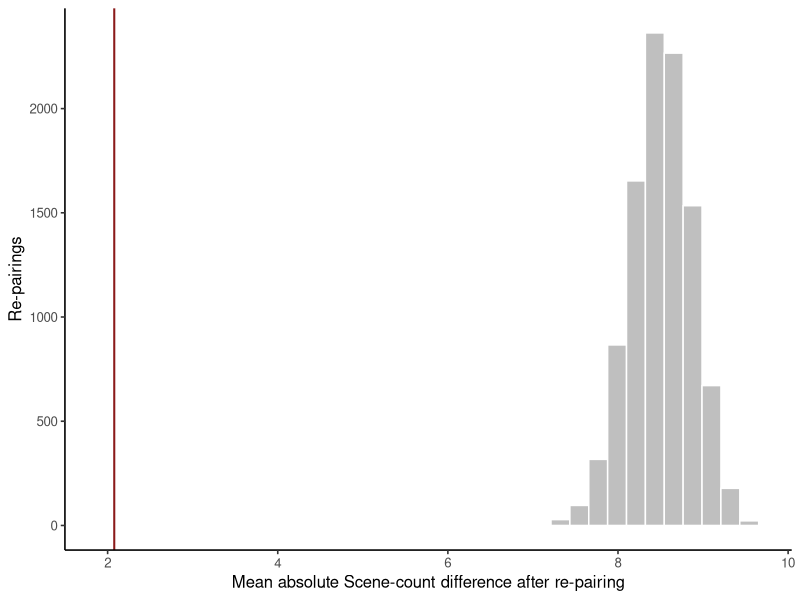

Generate this figure with R:
## ---- chunk 1
#| label: ucca-aligned-difference
library(ggplot2)

ucca <- read.csv(
  "data/ucca-french-english/passage-counts.csv",
  stringsAsFactors = FALSE
)
english <- ucca[ucca$language == "en", ]
french <- ucca[ucca$language == "fr", ]
english <- english[order(english$pair_id), ]
french <- french[order(french$pair_id), ]
stopifnot(identical(english$pair_id, french$pair_id))

pairs <- data.frame(
  pair_id = english$pair_id,
  english_scenes = english$scene_count,
  french_scenes = french$scene_count,
  english_terminals = english$terminal_count,
  french_terminals = french$terminal_count
)
pairs$absolute_difference <- abs(pairs$french_scenes - pairs$english_scenes)
pairs$english_rate <- 100 * pairs$english_scenes / pairs$english_terminals
pairs$french_rate <- 100 * pairs$french_scenes / pairs$french_terminals

delta_aligned <- mean(pairs$absolute_difference)
rate_delta_aligned <- mean(abs(pairs$french_rate - pairs$english_rate))
stopifnot(abs(delta_aligned - 320 / 154) < 1e-12)

data.frame(
  pairs = nrow(pairs),
  mean_absolute_scene_difference = delta_aligned,
  mean_absolute_difference_per_100_terminals = rate_delta_aligned
)
## ---- chunk 2
#| label: ucca-repairing
set.seed(20261018)
re_pairings <- 9999L
repaired_delta <- replicate(
  re_pairings,
  mean(abs(sample(pairs$french_scenes) - pairs$english_scenes))
)
lower_tail_fraction <-
  (1 + sum(repaired_delta <= delta_aligned)) / (re_pairings + 1)

stopifnot(abs(lower_tail_fraction - 0.0001) < 1e-12)

data.frame(
  aligned_difference = delta_aligned,
  mean_repaired_difference = mean(repaired_delta),
  minimum_repaired_difference = min(repaired_delta),
  maximum_repaired_difference = max(repaired_delta),
  descriptive_lower_tail_fraction = lower_tail_fraction
)
## ---- chunk 3
#| label: plot-ucca-repairing
#| fig-cap: "Mean absolute Scene-count differences after arbitrary re-pairing. The line is the source-order aligned value."
ggplot(data.frame(mean_absolute_difference = repaired_delta),
       aes(mean_absolute_difference)) +
  geom_histogram(bins = 35, fill = "grey75", color = "white") +
  geom_vline(xintercept = delta_aligned, color = "#8B1A1A", linewidth = 0.7) +
  labs(x = "Mean absolute Scene-count difference after re-pairing",
       y = "Re-pairings") +
  theme_classic(base_size = 12)
